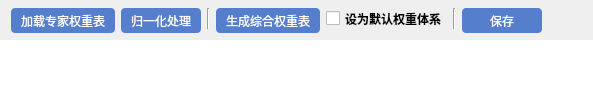
             <widget class="QWidget" name="zhuan_page">
              <layout class="QVBoxLayout" name="verticalLayout_3">
               <property name="spacing">
                <number>0</number>
               </property>
               <property name="leftMargin">
                <number>0</number>
               </property>
               <property name="topMargin">
                <number>0</number>
               </property>
               <property name="rightMargin">
                <number>0</number>
               </property>
               <property name="bottomMargin">
                <number>0</number>
               </property>
               <item>
                <widget class="QFrame" name="zhuan_header">
                 <property name="sizePolicy">
                  <sizepolicy hsizetype="Expanding" vsizetype="Expanding">
                   <horstretch>0</horstretch>
                   <verstretch>0</verstretch>
                  </sizepolicy>
                 </property>
                 <property name="minimumSize">
                  <size>
                   <width>0</width>
                   <height>20</height>
                  </size>
                 </property>
                 <property name="maximumSize">
                  <size>
                   <width>16777215</width>
                   <height>40</height>
                  </size>
                 </property>
                 <property name="styleSheet">
                  <string notr="true">background:rgb(187, 210, 243);
QPushButton {
            text-align: left;
            padding-left: 10px;
            padding-right: 10px;
            icon-size: 16px;
}</string>
                 </property>
                 <layout class="QHBoxLayout" name="horizontalLayout_3">
                  <property name="leftMargin">
                   <number>11</number>
                  </property>
                  <property name="topMargin">
                   <number>0</number>
                  </property>
                  <property name="rightMargin">
                   <number>11</number>
                  </property>
                  <property name="bottomMargin">
                   <number>0</number>
                  </property>
                  <item>
                   <layout class="QHBoxLayout" name="horizontalLayout_6">
                    <property name="topMargin">
                     <number>8</number>
                    </property>
                    <property name="bottomMargin">
                     <number>11</number>
                    </property>
                    <item>
                     <widget class="QPushButton" name="z_load_pushButton">
                      <property name="minimumSize">
                       <size>
                        <width>0</width>
                        <height>25</height>
                       </size>
                      </property>
                      <property name="styleSheet">
                       <string notr="true">QPushButton {
    background-color: rgb(85, 127, 204); /* 按钮背景色 */
    color: #ffffff; /* 字体颜色 */
	border-radius: 4px; /* 圆角半径 */
    text-align: left;
    padding-left: 10px;
    padding-right: 10px;
    icon-size: 16px;
}
</string>
                      </property>
                      <property name="text">
                       <string>加载专家权重表</string>
                      </property>
                      <property name="icon">
                       <iconset theme="QIcon::ThemeIcon::DocumentPageSetup"/>
                      </property>
                     </widget>
                    </item>
                    <item>
                     <widget class="QPushButton" name="z_gui_pushButton">
                      <property name="sizePolicy">
                       <sizepolicy hsizetype="Minimum" vsizetype="Preferred">
                        <horstretch>0</horstretch>
                        <verstretch>0</verstretch>
                       </sizepolicy>
                      </property>
                      <property name="minimumSize">
                       <size>
                        <width>0</width>
                        <height>25</height>
                       </size>
                      </property>
                      <property name="styleSheet">
                       <string notr="true">QPushButton {
    background-color: rgb(85, 127, 204); /* 按钮背景色 */
    color: #ffffff; /* 字体颜色 */
	border-radius: 4px; /* 圆角半径 */
    text-align: left;
    padding-left: 10px;
    padding-right: 10px;
    icon-size: 16px;
}
</string>
                      </property>
                      <property name="text">
                       <string>归一化处理</string>
                      </property>
                      <property name="icon">
                       <iconset theme="QIcon::ThemeIcon::HelpAbout"/>
                      </property>
                     </widget>
                    </item>
                    <item>
                     <widget class="Line" name="line_8">
                      <property name="maximumSize">
                       <size>
                        <width>16777215</width>
                        <height>16777215</height>
                       </size>
                      </property>
                      <property name="orientation">
                       <enum>Qt::Orientation::Vertical</enum>
                      </property>
                     </widget>
                    </item>
                    <item>
                     <widget class="QPushButton" name="z_sheng_pushButton">
                      <property name="minimumSize">
                       <size>
                        <width>0</width>
                        <height>25</height>
                       </size>
                      </property>
                      <property name="styleSheet">
                       <string notr="true">QPushButton {
    background-color: rgb(85, 127, 204); /* 按钮背景色 */
    color: #ffffff; /* 字体颜色 */
	border-radius: 4px; /* 圆角半径 */
            text-align: left;
            padding-left: 10px;
            padding-right: 10px;
            icon-size: 16px;
}
</string>
                      </property>
                      <property name="text">
                       <string>生成综合权重表</string>
                      </property>
                      <property name="icon">
                       <iconset theme="QIcon::ThemeIcon::AddressBookNew"/>
                      </property>
                     </widget>
                    </item>
                    <item>
                     <widget class="QCheckBox" name="z_checkBox">
                      <property name="font">
                       <font>
                        <bold>true</bold>
                       </font>
                      </property>
                      <property name="text">
                       <string>设为默认权重体系</string>
                      </property>
                     </widget>
                    </item>
                    <item>
                     <widget class="Line" name="line_7">
                      <property name="maximumSize">
                       <size>
                        <width>16777215</width>
                        <height>16777215</height>
                       </size>
                      </property>
                      <property name="orientation">
                       <enum>Qt::Orientation::Vertical</enum>
                      </property>
                     </widget>
                    </item>
                    <item>
                     <widget class="QPushButton" name="z_save_pushButton">
                      <property name="sizePolicy">
                       <sizepolicy hsizetype="Fixed" vsizetype="Preferred">
                        <horstretch>0</horstretch>
                        <verstretch>0</verstretch>
                       </sizepolicy>
                      </property>
                      <property name="minimumSize">
                       <size>
                        <width>80</width>
                        <height>25</height>
                       </size>
                      </property>
                      <property name="maximumSize">
                       <size>
                        <width>80</width>
                        <height>16777215</height>
                       </size>
                      </property>
                      <property name="styleSheet">
                       <string notr="true">QPushButton {
    background-color: rgb(85, 127, 204); /* 按钮背景色 */
    color: #ffffff; /* 字体颜色 */
	border-radius: 4px; /* 圆角半径 */
    icon-size: 16px;
}
</string>
                      </property>
                      <property name="text">
                       <string>保存</string>
                      </property>
                      <property name="icon">
                       <iconset theme="QIcon::ThemeIcon::DocumentSave"/>
                      </property>
                     </widget>
                    </item>
                    <item>
                     <spacer name="horizontalSpacer">
                      <property name="orientation">
                       <enum>Qt::Orientation::Horizontal</enum>
                      </property>
                      <property name="sizeHint" stdset="0">
                       <size>
                        <width>40</width>
                        <height>20</height>
                       </size>
                      </property>
                     </spacer>
                    </item>
                   </layout>
                  </item>
                 </layout>
                </widget>
               </item>
               <item>
                <widget class="QWidget" name="zhuan_widget" native="true">
                 <property name="sizePolicy">
                  <sizepolicy hsizetype="Preferred" vsizetype="Expanding">
                   <horstretch>0</horstretch>
                   <verstretch>0</verstretch>
                  </sizepolicy>
                 </property>
                 <property name="styleSheet">
                  <string notr="true">QWidget {
    background-color: rgb(255, 255, 255);
}
</string>
                 </property>
                </widget>
               </item>
              </layout>
             </widget>
